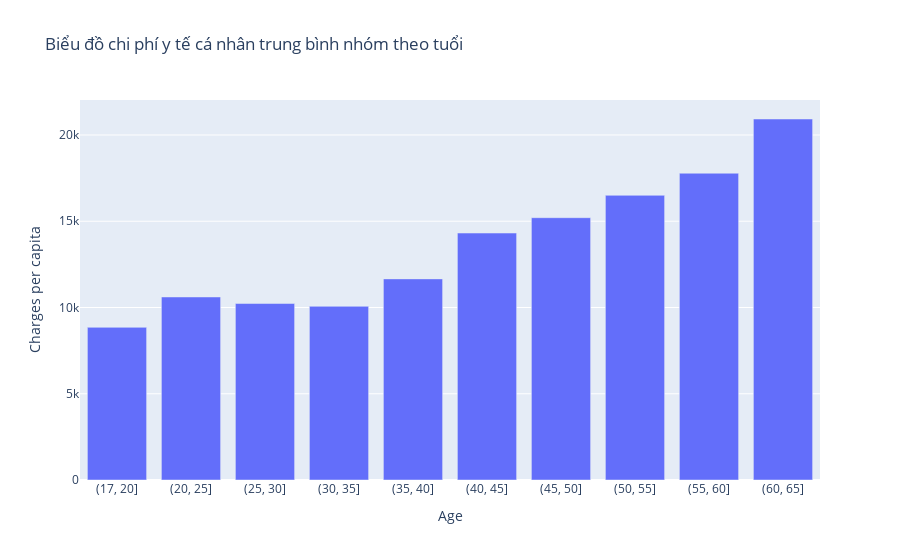

The notebook cell this image was saved under:
### Markdown cell above
#### Age

### Code cell
bins = [17, 20, 25, 30, 35, 40, 45, 50, 55, 60, 65]
groups = train_df.groupby([pd.cut(train_df.age, bins)])['charges'].agg(['mean'])
fig = px.bar(groups, x=groups.index.astype(str), y='mean', labels={'mean': 'Charges per capita', 'x': 'Age'},
             title='Biểu đồ chi phí y tế cá nhân trung bình nhóm theo tuổi')
fig.show()

### Figure 1 — Plotly figure (JSON) as saved in the notebook; plotly's stock layout.template omitted (floating-point values rounded to 4 significant figures)
{"data": [{"alignmentgroup": "True", "hovertemplate": "Age=%{x}<br>Charges per capita=%{y}<extra></extra>", "legendgroup": "", "marker": {"color": "#636efa"}, "name": "", "offsetgroup": "", "orientation": "v", "showlegend": false, "textposition": "auto", "type": "bar", "x": ["(17, 20]", "(20, 25]", "(25, 30]", "(30, 35]", "(35, 40]", "(40, 45]", "(45, 50]", "(50, 55]", "(55, 60]", "(60, 65]"], "xaxis": "x", "y": [8850.0, 10610.0, 10230.0, 10070.0, 11660.0, 14320.0, 15210.0, 16500.0, 17780.0, 20930.0], "yaxis": "y"}], "layout": {"barmode": "relative", "legend": {"tracegroupgap": 0}, "title": {"text": "Biểu đồ chi phí y tế cá nhân trung bình nhóm theo tuổi"}, "xaxis": {"anchor": "y", "domain": [0, 1], "title": {"text": "Age"}}, "yaxis": {"anchor": "x", "domain": [0, 1], "title": {"text": "Charges per capita"}}}}
